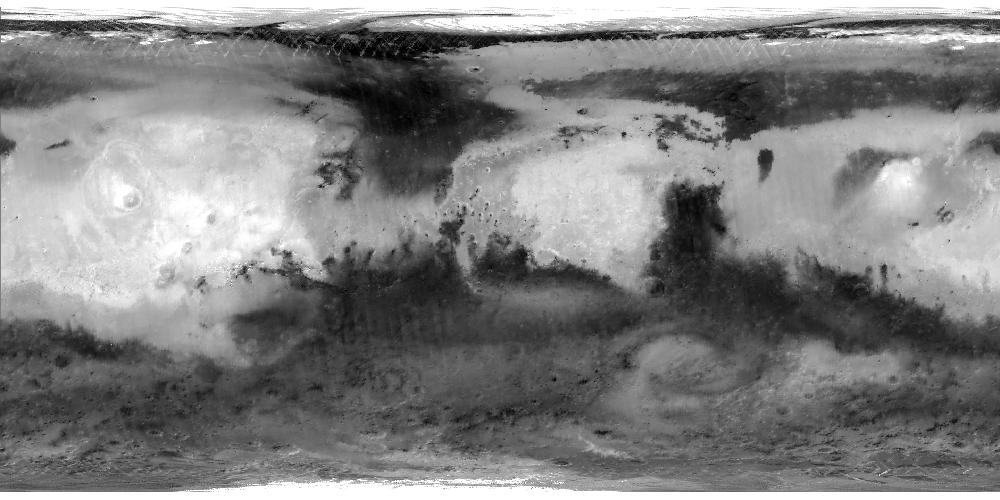
#> input picture marte/tes_albedo.png, 1000 x 500 px, shrunk from 2880 x 1440 before the run
$ python generar_albedo.py
#> lines starting #> are read from the running program, lines starting #| are printed output that depends on the picture; after the words box and inside, x2 and y2 are one past the last pixel; in counts of white or black regions, pixels touching at a corner belong together
import urllib.request
import numpy as np
from PIL import Image
import rasterio
from rasterio.transform import from_bounds

# 1. Descargar el mapa global TES Albedo de ASU (8 píxeles por grado)
url = (
    "https://ms-mars.mars.asu.edu/TES_Lambert_Albedo"
    "?BBOX=-180,-90,180,90"
    "&FORMAT=image/png"
    "&HEIGHT=1440"
    "&LAYERS=TES_Lambert_Albedo"
    "&REQUEST=GetMap"
    "&SERVICE=WMS"
    "&SRS=JMARS:4"
    "&STYLES="
    "&VERSION=1.1.1"
    "&WIDTH=2880"
)
img_path = "tes_albedo.png"
urllib.request.urlretrieve(url, img_path)
#> (this line was passed over: the network is not available in this run)

# 2. La escala publicada por ASU es DN 0-254 = albedo 0.08-0.32.
img = Image.open(img_path).convert('L')
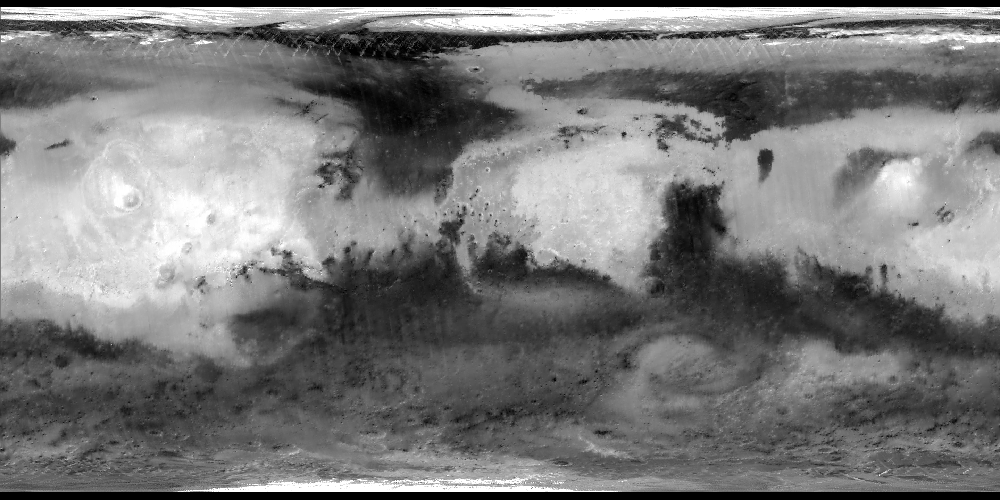
#> img: PIL image 1000x500 L; min 0, max 255, mean 120.4
dn = np.array(img, dtype=np.uint8)
albedo_data = 0.08 + (dn.astype(np.float32) / 254.0) * 0.24
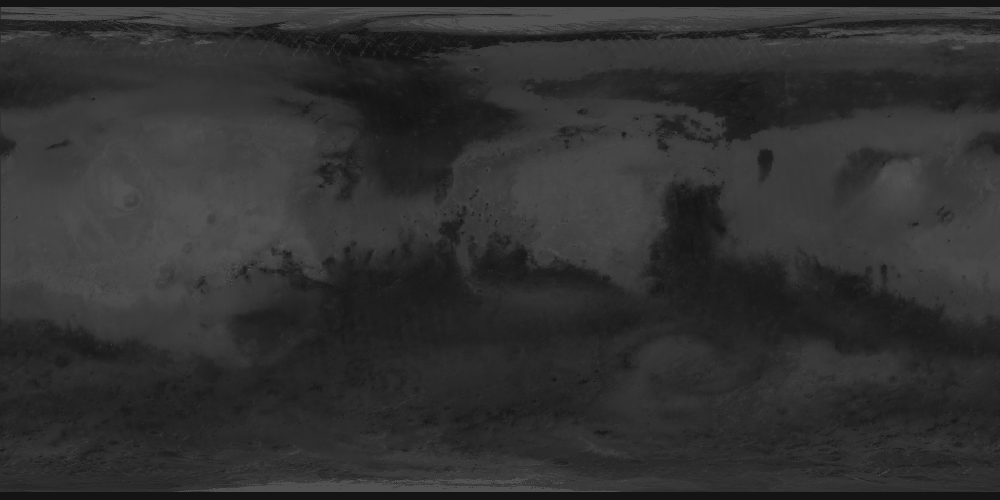
#> albedo_data: shape (500, 1000) float32; min 0.08, max 0.321, mean 0.194
# DN 255 queda fuera del rango de escala de ASU; se conserva como NoData.
albedo_data[dn == 255] = np.nan
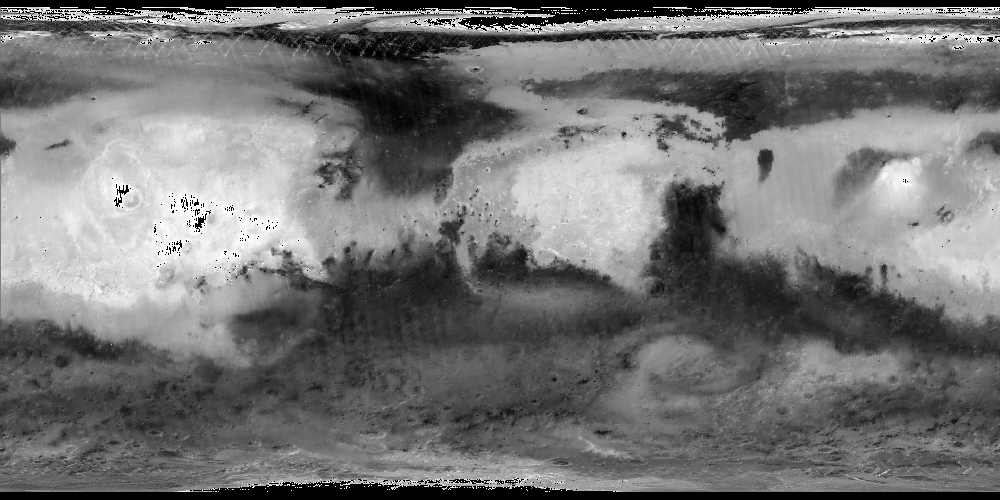
#> albedo_data: shape (500, 1000) float32; 1.75% of pixels changed, all inside (x1, y1, x2, y2) = (1, 7, 1000, 492); drawn with min black, max white, NaN and infinite black

# 3. Exportar a GeoTIFF para Marte
height, width = albedo_data.shape
#> height = 500; width = 1000
#> (the run stopped early here; a loop or call above may not have finished)

$ run again, with marte/GHI_marte.png copied over marte/tes_albedo.png
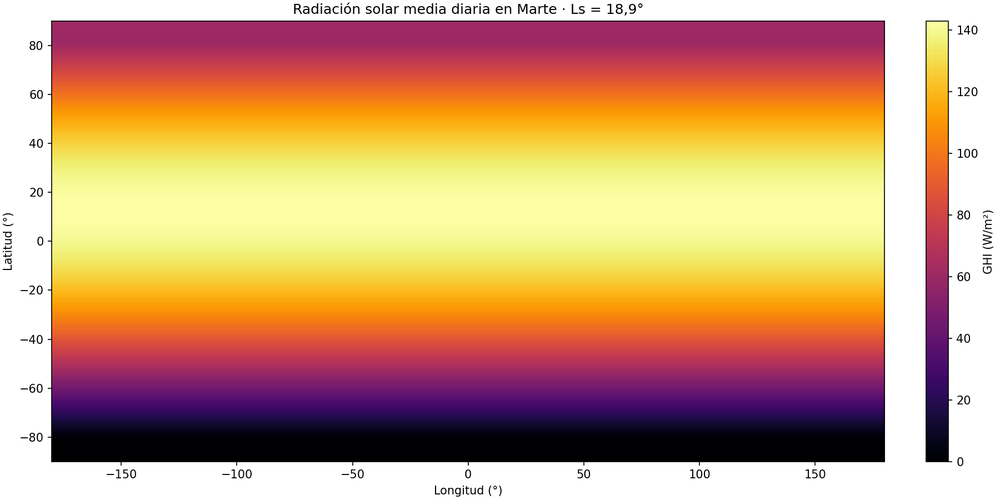
#> input picture marte/GHI_marte.png, 1000 x 500 px, shrunk from 1800 x 900 before the run
#> `albedo_data = 0.08 + (dn.astype(np.float32) / 254.0) * 0.24`:
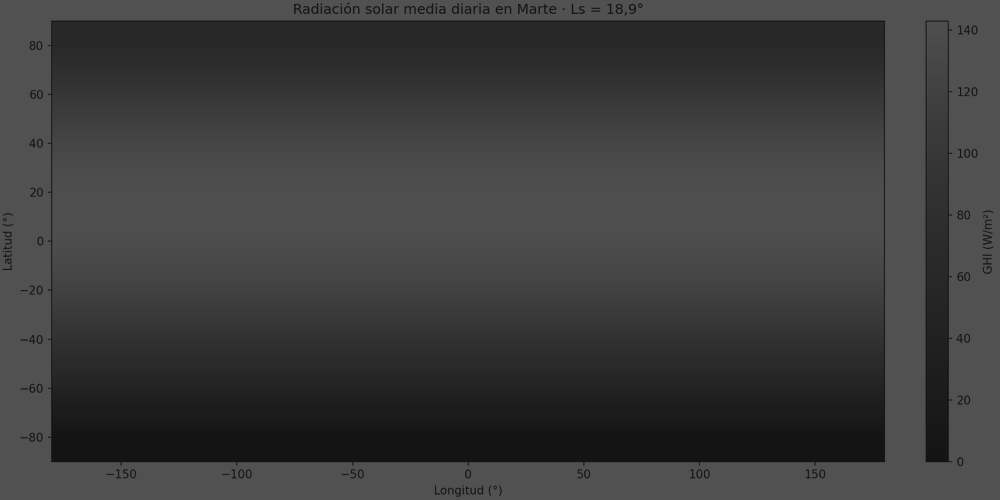
#> albedo_data: shape (500, 1000) float32; min 0.08, max 0.321, mean 0.238
#> `albedo_data[dn == 255] = np.nan`:
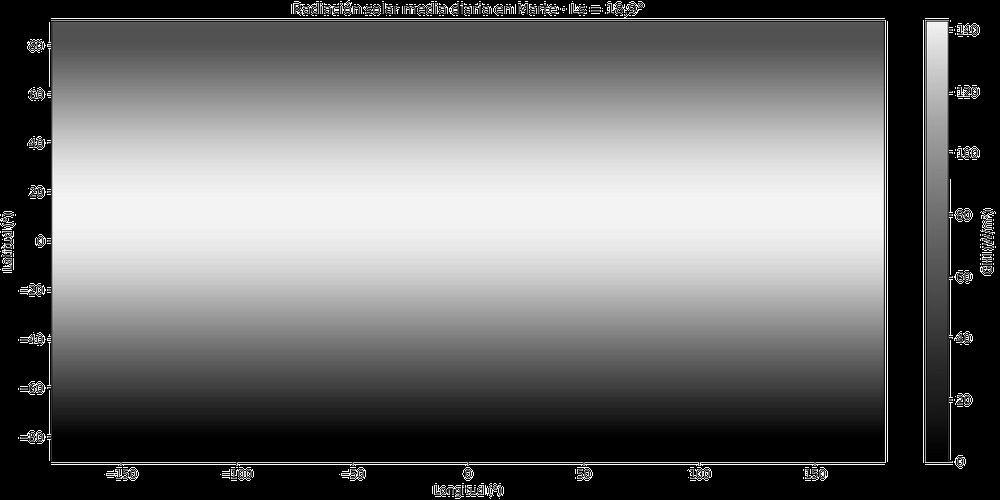
#> albedo_data: shape (500, 1000) float32; 21.62% of the values are NaN or infinite; the others: min 0.08, max 0.32, mean 0.215; drawn with min black, max white, NaN and infinite black

$ run again, with marte/GHI_marte.tif saved as marte/tes_albedo.png
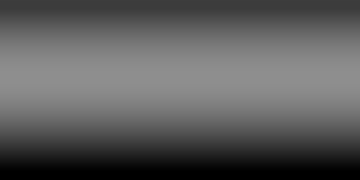
#> input picture marte/GHI_marte.tif, 360 x 180 px
#> `albedo_data = 0.08 + (dn.astype(np.float32) / 254.0) * 0.24`:
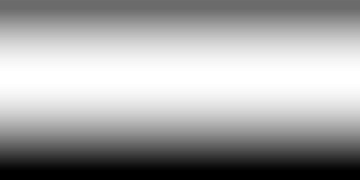
#> albedo_data: shape (180, 360) float32; min 0.08, max 0.214, mean 0.167; drawn with min black and max white
